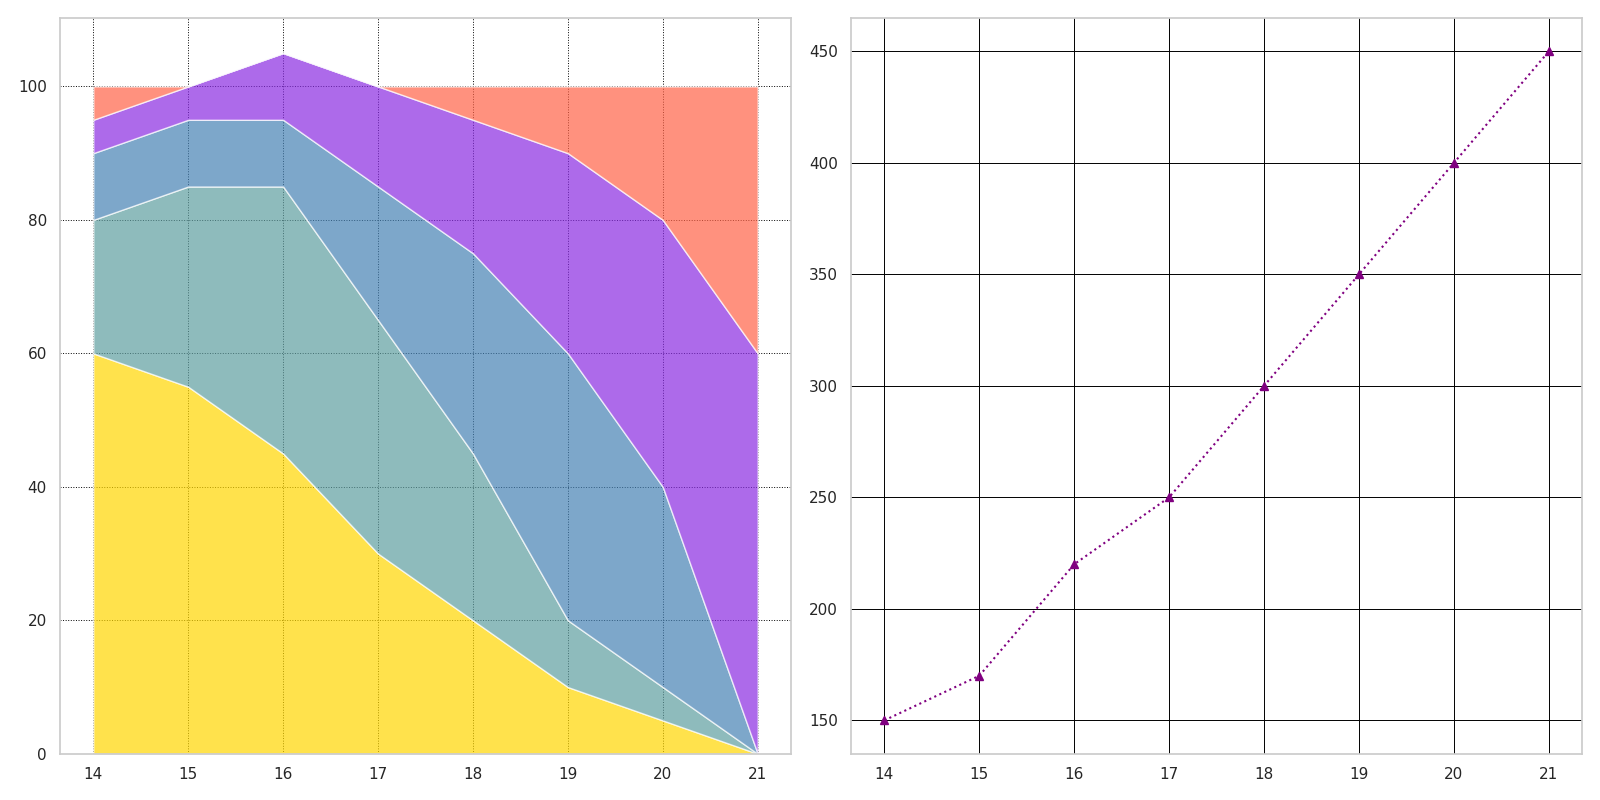

Recreate this plot in Python.
import matplotlib.pyplot as plt
import numpy as np

centuries = np.arange(14, 22)
classical = [60, 55, 45, 30, 20, 10, 5, 0]
renaissance = [20, 30, 40, 35, 25, 10, 5, 0]
baroque = [10, 10, 10, 20, 30, 40, 30, 0]
modernism = [5, 5, 10, 15, 20, 30, 40, 60]
abstract = [5, 0, 0, 0, 5, 10, 20, 40]
famous_artworks = [150, 170, 220, 250, 300, 350, 400, 450]
data = np.array([classical, renaissance, baroque, modernism, abstract])

# Randomly shuffled colors and styles
colors = ['#FFD700', '#5F9EA0', '#4682B4', '#8A2BE2', '#FF6347']
line_styles = ['-', '--', '-.', ':', '-']
markers = ['s', 'd', '^', 'x', 'p']  # squares, diamonds, triangles, x, pentagons

fig, (ax1, ax2) = plt.subplots(1, 2, figsize=(16, 8))

# Randomly tweak style attributes for stackplot
ax1.stackplot(centuries, data, colors=colors, alpha=0.7)
ax1.grid(axis='both', color='black', linestyle=':', linewidth=0.7)

# Randomly tweak style for line plot
ax2.plot(centuries, famous_artworks, marker=markers[2], linestyle=line_styles[3], color='purple')
ax2.grid(axis='both', color='black', linestyle='-', linewidth=0.7)

plt.tight_layout()
plt.show()
